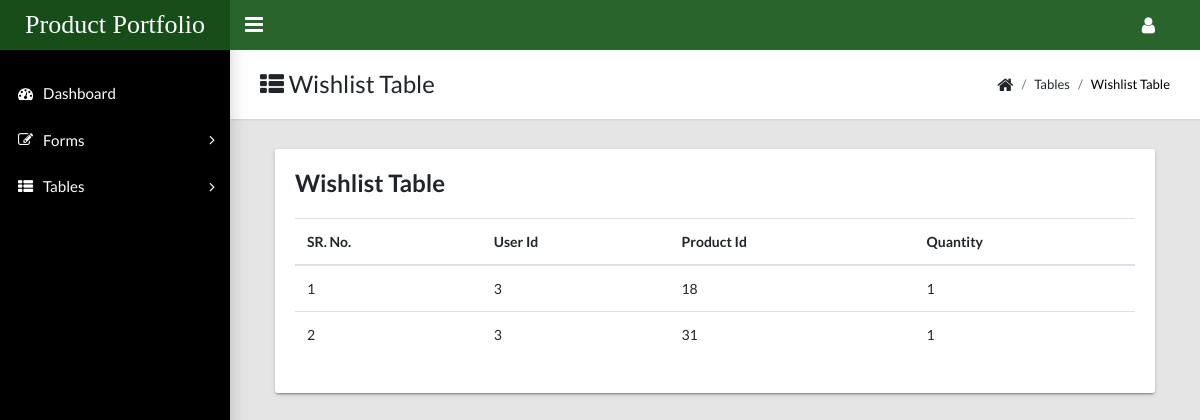
The app's page /admin-template/docs/wishlist-table.php (signed in) with its own data.
### tables this page shows
CREATE TABLE `wishlist` (
  `user_id` int(11) NOT NULL,
  `product_id` int(11) NOT NULL,
  `product_qty` int(11) NOT NULL
);

### admin-template/docs/wishlist-table.php (the view, shortened to what this page needs)
<?php
include "header.php";
?>
<?php
include 'aside.php';
?>
<?php
include 'connection.php';
?>
<main class="app-content">
    <div class="app-title">
        <div>
            <h1><i class="fa fa-th-list"></i> Wishlist Table</h1>
        </div>
        <ul class="app-breadcrumb breadcrumb">
            <li class="breadcrumb-item"><i class="fa fa-home fa-lg"></i></li>
            <li class="breadcrumb-item">Tables</li>
            <li class="breadcrumb-item active"><a href="#">Wishlist Table</a></li>
        </ul>
    </div>
    <div class="col-md-12">
        <div class="tile">
            <h3 class="tile-title">Wishlist Table</h3>
            <table class="table table-hover">
                <thead>
                    <tr>
                        <th>SR. No.</th>
                        <th>User Id</th>
                        <th>Product Id</th>
                        <th>Quantity</th>
                    </tr>
                </thead>
                <tbody>
                    <?php
                    $q = "select * from wishlist";
                    $r = mysqli_query($conn, $q);
                    $i = 1;
                    while ($row = mysqli_fetch_array($r)) {
                        echo "<tr>";
                        echo "<td>" . $i . "</td>";
                        echo "<td>" . $row['user_id'] . "</td>";
                        echo "<td>" . $row['product_id'] . "</td>";
                        echo "<td>" . $row['product_qty'] . "</td>";
                        echo "</tr>";
                        $i++;
                    }
                    ?>
                </tbody>
            </table>
        </div>
    </div>
</main>
</body>
</html>

### records on screen
wishlist: user "3", product_id "18", product_qty "1"
wishlist: user "3", product_id "31", product_qty "1"
